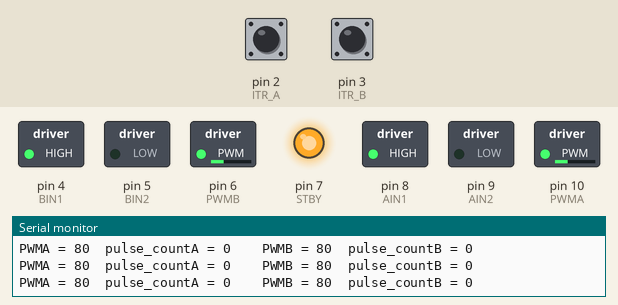
Simulated run of this sketch. Board: Arduino Uno, built with avr-gcc and run on an emulated ATmega328P. Shown: switched loads named in the sketch (green lamp = pin HIGH), output pins drawn as LEDs (lit = HIGH), the last lines printed to the serial monitor. The test bench sets the inputs (shaded band); at power-on: pin 2 (ITR_A) HIGH, pin 3 (ITR_B) HIGH.

Above: at 1.2 s.
1.3 s: pin 2 (ITR_A) pulled LOW for 0.15 s
At 2.7 s:
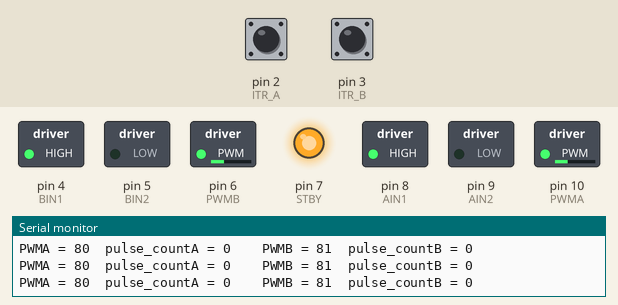
3.0 s: pin 2 (ITR_A) pulled LOW for 1 s
At 4.8 s:
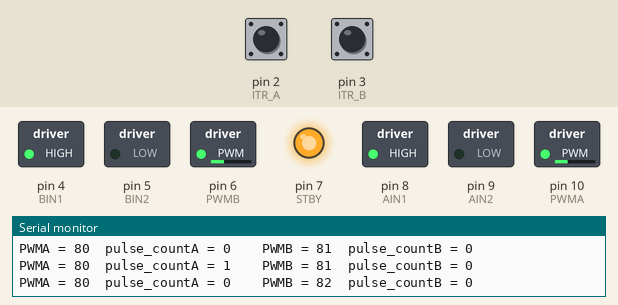
Timing chart, 0 to 6.3 s (numbered marks = the images above; inputs shaded):
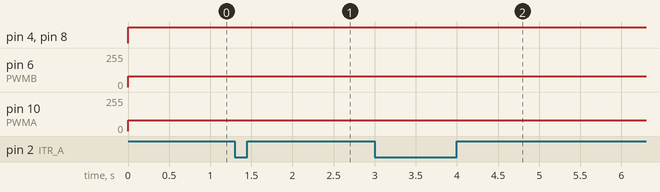

The sketch:

2_Encoder_speed_V1.ino
```cpp
// Two JGB37-520 encoder motor, TB6612FNG driver, Speed

const int AIN1 = 8;
const int AIN2 = 9;
const int PWMA = 10;
const int STBY = 7;

const int BIN1 = 4;
const int BIN2 = 5;
const int PWMB = 6;

const int ITR_A = 2; // Interrupt pin
const int ITR_B = 3;

volatile long pulse_countA = 0;
volatile long pulse_countB = 0;

const unsigned long eventInterval = 300;
unsigned long previousTime = 0;

int pwmA = 80;
int pwmB = 80;

void ISR_A() {
  int b = digitalRead(2);

  if (b == HIGH) {
    pulse_countA++;
  }
}

void ISR_B() {
  int b = digitalRead(3);

  if (b == HIGH) {
    pulse_countB++;
  }
}

void setup() {
  Serial.begin(9600);

  pinMode(AIN1, OUTPUT);
  pinMode(AIN2, OUTPUT);
  pinMode(PWMA, OUTPUT);

  pinMode(BIN1, OUTPUT);
  pinMode(BIN2, OUTPUT);
  pinMode(PWMB, OUTPUT);

  pinMode(STBY, OUTPUT);
  digitalWrite(STBY, HIGH);

  pinMode(ITR_A, INPUT_PULLUP);
  pinMode(ITR_B, INPUT_PULLUP);

  pinMode(11, INPUT_PULLUP);  // Motor A Yellow
  pinMode(12, INPUT_PULLUP);  // Motor B Yellow

  attachInterrupt(digitalPinToInterrupt(ITR_A), ISR_A, RISING);
  attachInterrupt(digitalPinToInterrupt(ITR_B), ISR_B, RISING);
}

void loop() {
  unsigned long currentTime = millis();

  analogWrite(PWMA, pwmA);
  digitalWrite(AIN1, HIGH);
  digitalWrite(AIN2, LOW);

  analogWrite(PWMB, pwmB);
  digitalWrite(BIN1, HIGH);
  digitalWrite(BIN2, LOW);

  if( currentTime - previousTime >= eventInterval) {

  Serial.print("PWMA = "); Serial.print(pwmA);
  Serial.print("  pulse_countA = "); Serial.print(pulse_countA);
  Serial.print("    PWMB = "); Serial.print(pwmB);
  Serial.print("  pulse_countB = "); Serial.println(pulse_countB);

  if(pulse_countA > pulse_countB)
  { pwmB ++; }
  else if (pulse_countA < pulse_countB)
  { pwmB --; }
  pulse_countA = 0; pulse_countB = 0 ;

  previousTime = currentTime ;
  }
}//=================
```

Measured:
- after the input at 1.3 s, pin 6 (PWMB): 80/255 → 81/255 after 0.20 s
- after the input at 3.0 s, pin 6 (PWMB): 81/255 → 82/255 after 1.2 s
